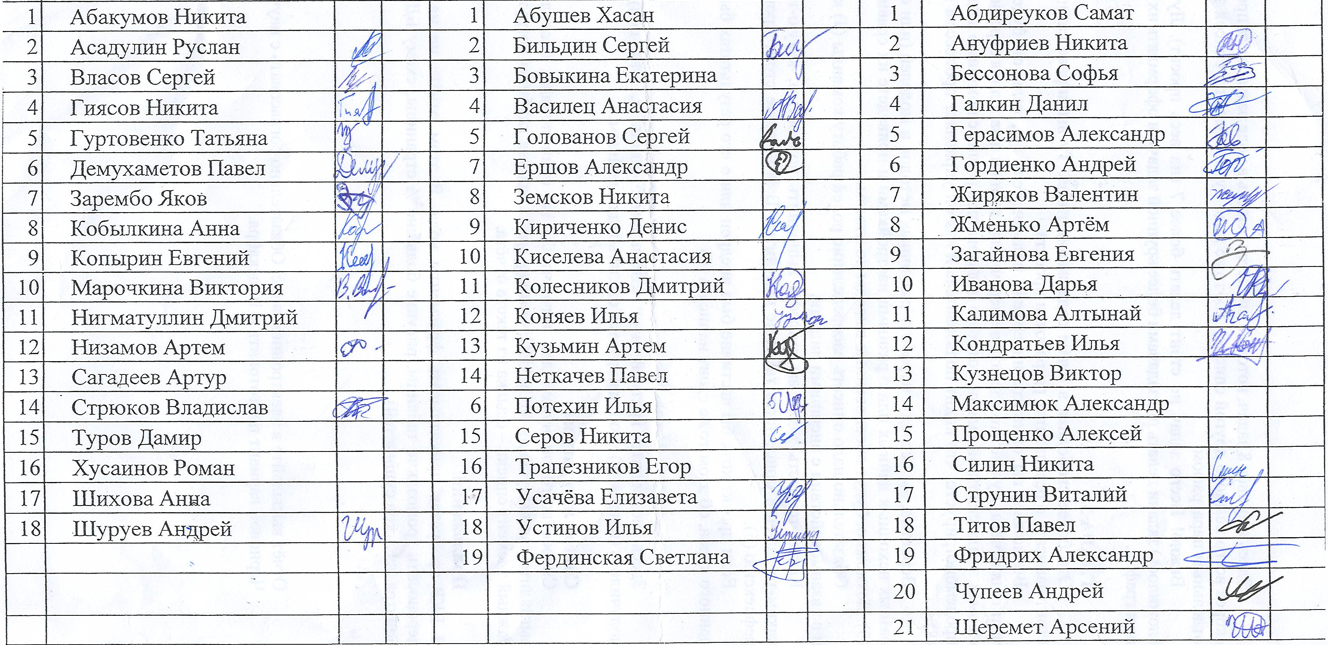
#> input picture Dataset inner/Clean_table.png, 1328 x 645 px
$ python Canny_try.py
#> lines starting #> are read from the running program, lines starting #| are printed output that depends on the picture; after the words box and inside, x2 and y2 are one past the last pixel; in counts of white or black regions, pixels touching at a corner belong together
import cv2

# Загрузка изображения
image_path = 'Dataset inner/Clean_table.png'
image = cv2.imread(image_path)
#> image is the input picture: shape (645, 1328, 3); mean B, G, R 231, 227.9, 226.4

# Преобразование в оттенки серого
gray = cv2.cvtColor(image, cv2.COLOR_BGR2GRAY)
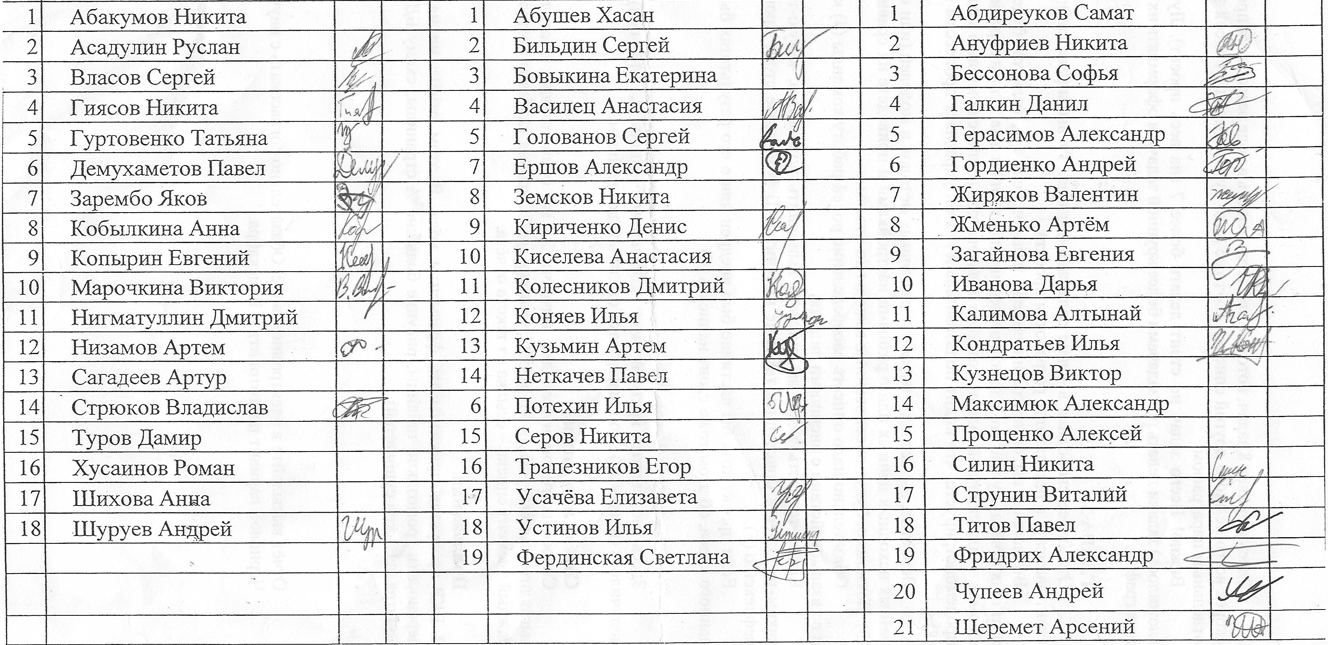
#> gray: shape (645, 1328); min 0, max 255, mean 227.9

# Размытие
blurred = cv2.GaussianBlur(gray, (5, 5), 0)
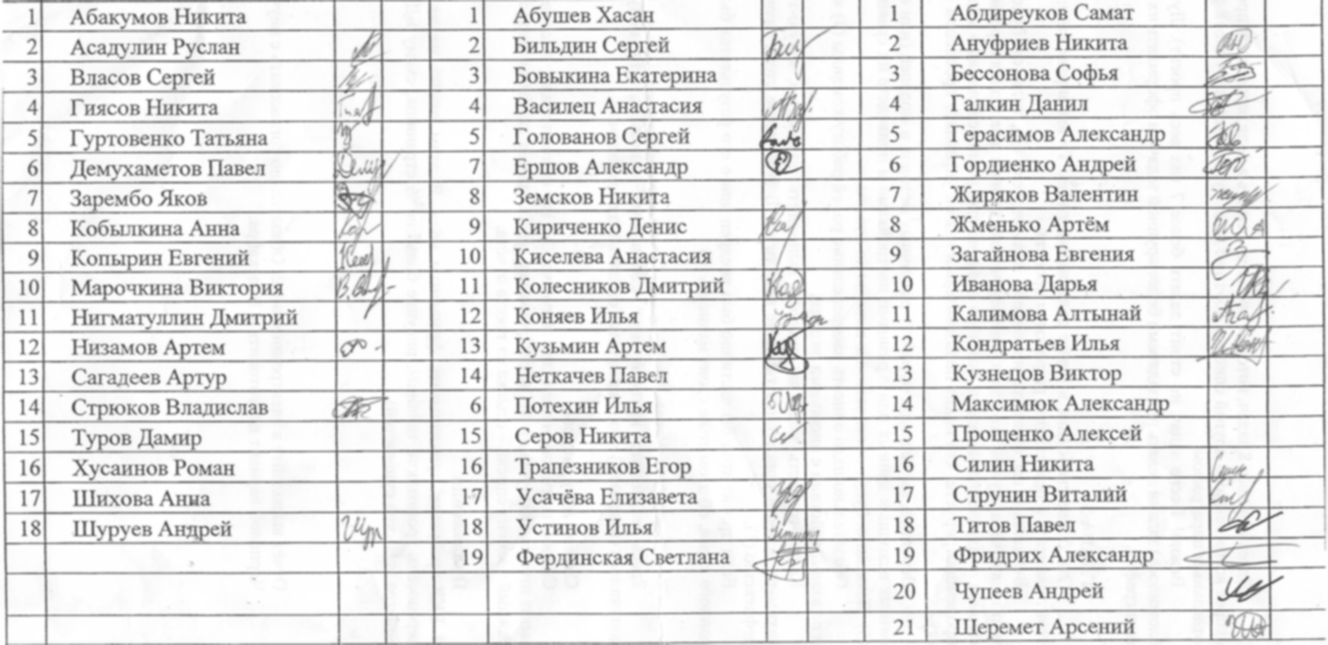
#> blurred: shape (645, 1328); min 82, max 255, mean 227.9

# Бинаризация
_, binary = cv2.threshold(blurred, 200, 255, cv2.THRESH_BINARY_INV)
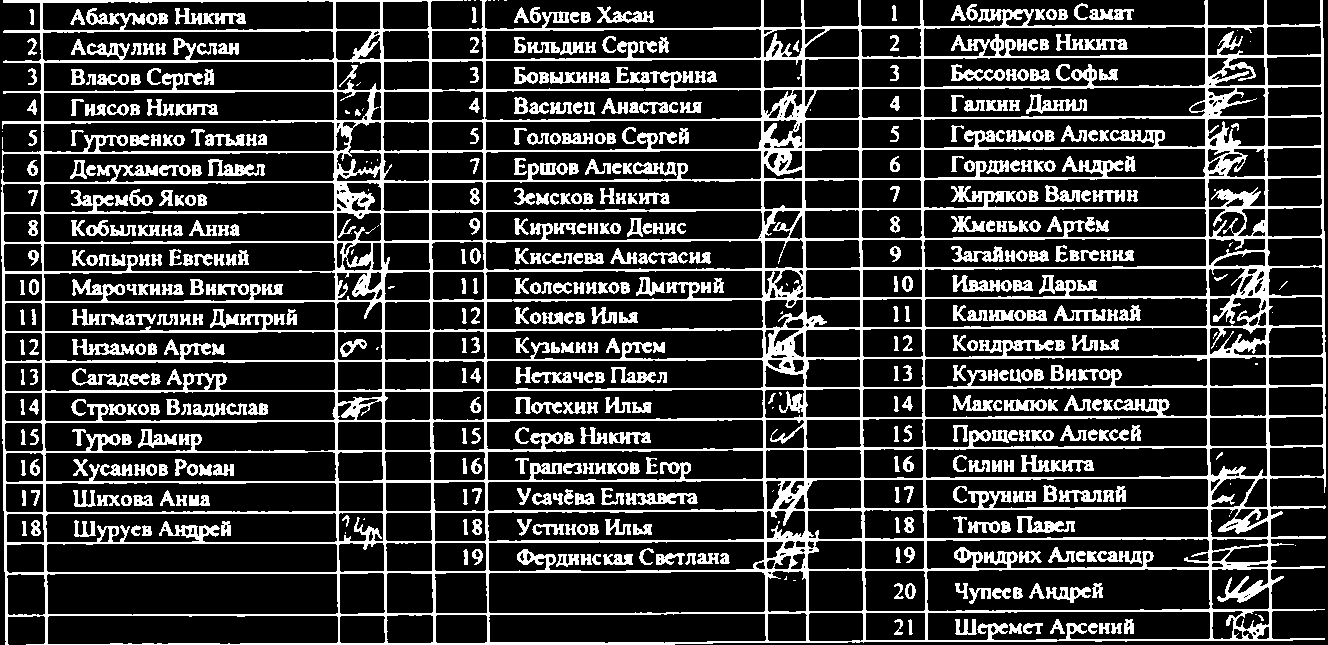
#> binary: shape (645, 1328); 21.7% white; 561 white regions (51 under 20 px), largest, box (x1, y1, x2, y2) and area: (1, 0, 1326, 645) 121094, (1021, 455, 1094, 472) 604, (175, 8, 246, 25) 571

# Обнаружение границ
edges = cv2.Canny(binary, 50, 150)
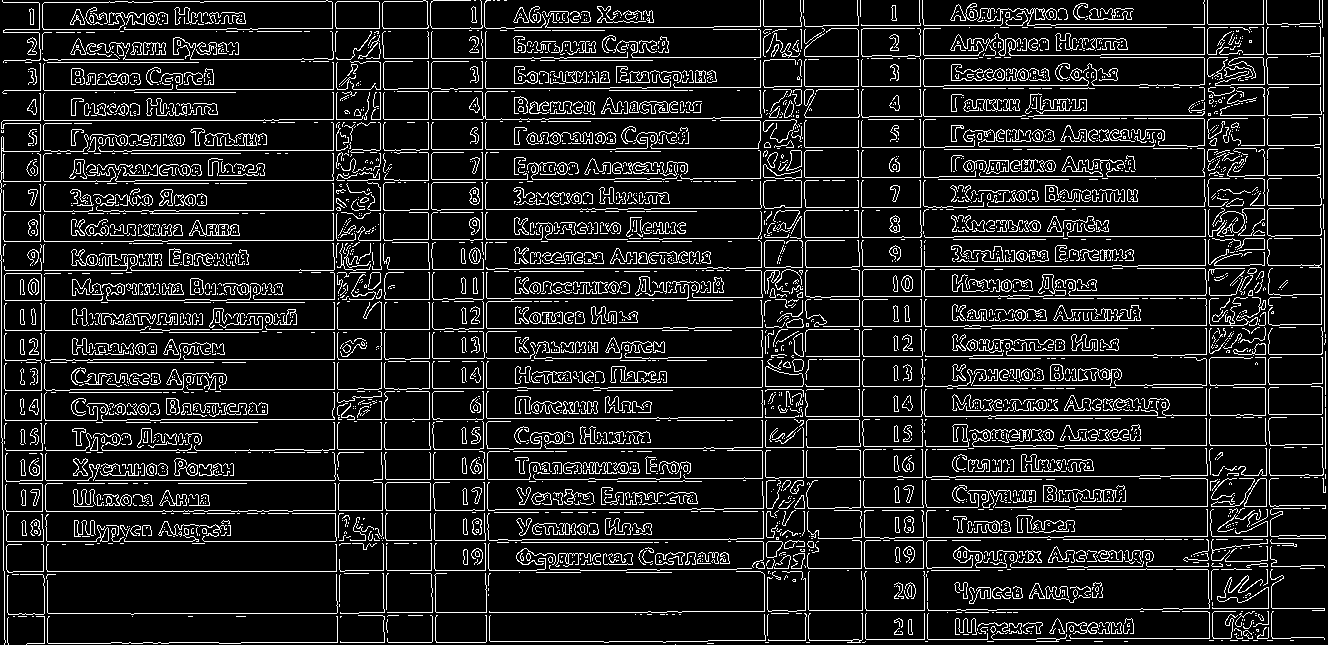
#> edges: shape (645, 1328); 12% white in thin lines or dots

# Поиск контуров
contours, _ = cv2.findContours(edges, cv2.RETR_EXTERNAL, cv2.CHAIN_APPROX_SIMPLE)
#> contours = 3488 contours, 3278 with area under 20; largest, box (x1, y1, x2, y2) and area: (862, 269, 922, 297) 1590, (385, 482, 431, 511) 1256, (382, 0, 429, 29) 1218, (335, 1, 380, 29) 1184, (4, 273, 42, 301) 996

# Отображение промежуточных результатов
cv2.imshow('Оттенки серого', gray)
cv2.imshow('Размытие', blurred)
cv2.imshow('Бинаризация', binary)
cv2.imshow('Обнаружение границ', edges)
cv2.waitKey(0)
cv2.destroyAllWindows()

# Отрисовка контуров на исходном изображении
image_with_contours = image.copy()
cv2.drawContours(image_with_contours, contours, -1, (0, 255, 0), 2)
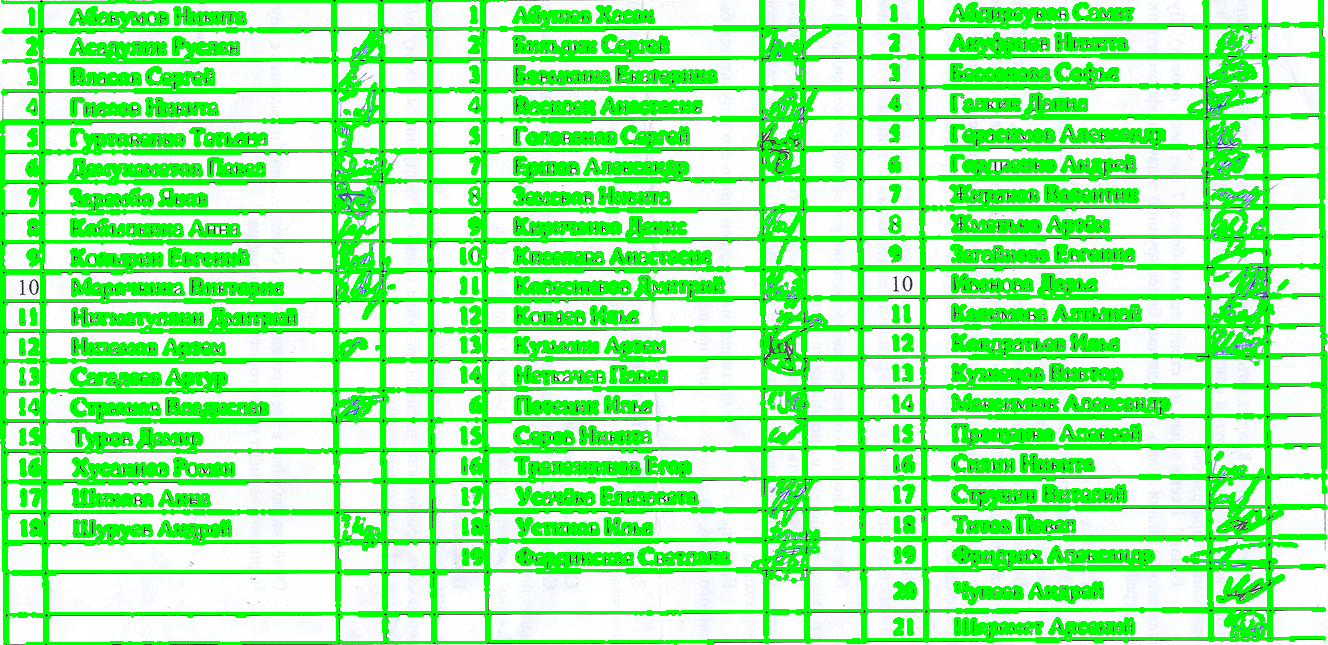
#> image_with_contours: shape (645, 1328, 3); mean B, G, R 154.7, 247.6, 151.9

# Отображение изображения с выделенными контурами
cv2.imshow('Выделенные границы таблицы', image_with_contours)
cv2.waitKey(0)
cv2.destroyAllWindows()

$ run again, with Dataset inner/Not_clean.png copied over Dataset inner/Clean_table.png
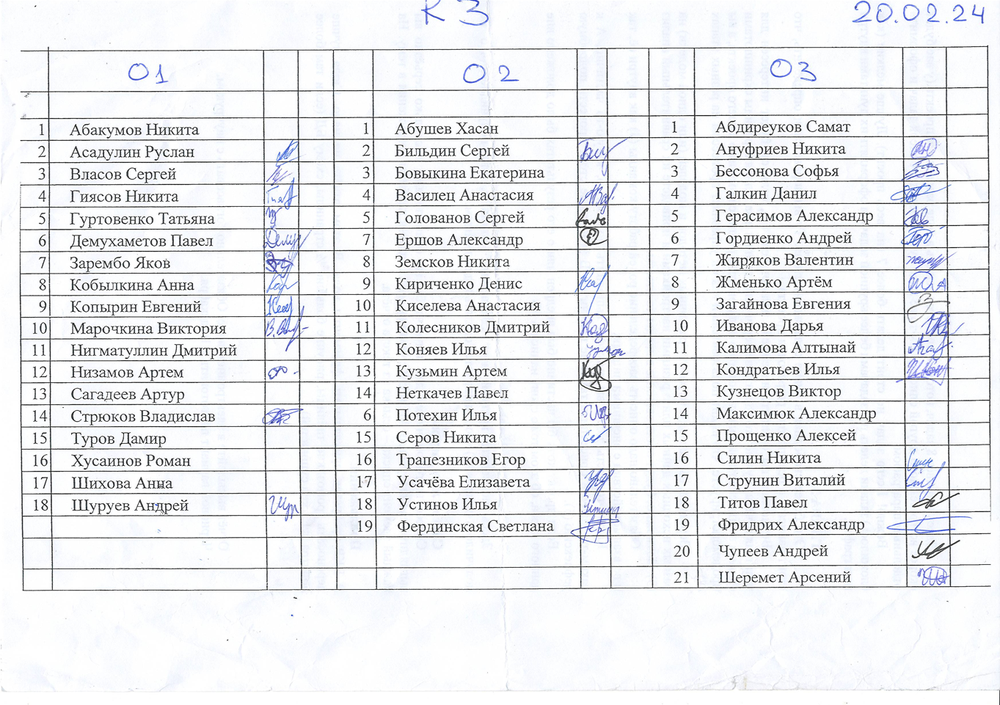
#> input picture Dataset inner/Not_clean.png, 1000 x 705 px, shrunk from 1363 x 961 before the run
#> image is the input picture: shape (705, 1000, 3); mean B, G, R 237, 234.4, 233.1
#> `_, binary = cv2.threshold(blurred, 200, 255, cv2.THRESH_BINARY_INV)`:
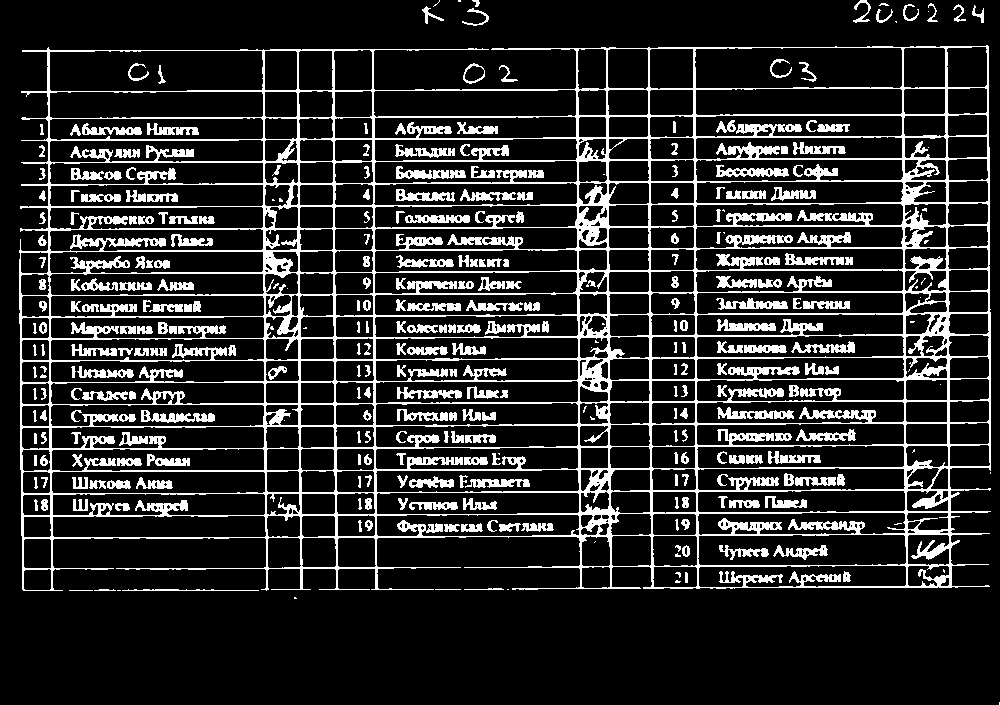
#> binary: shape (705, 1000); 16.1% white; 327 white regions (43 under 20 px), largest, box (x1, y1, x2, y2) and area: (19, 45, 991, 591) 80417, (141, 410, 215, 423) 510, (717, 407, 794, 419) 506
#> edges: shape (705, 1000); 10% white in thin lines or dots
#> contours = 2587 contours, 2490 with area under 20; largest, box (x1, y1, x2, y2) and area: (651, 293, 695, 335) 904, (728, 454, 763, 464) 255, (716, 249, 903, 269) 164, (767, 450, 806, 464) 162, (149, 300, 201, 312) 156
#> `cv2.drawContours(image_with_contours, contours, -1, (0, 255, 0), 2)`:
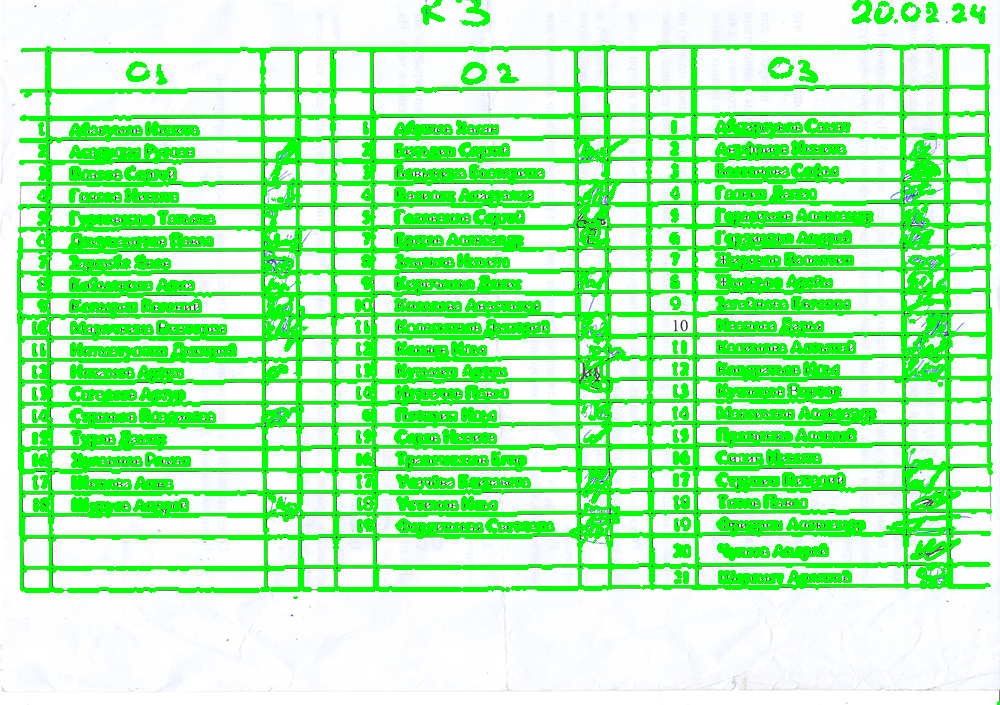
#> image_with_contours: shape (705, 1000, 3); mean B, G, R 174.4, 248.7, 172
